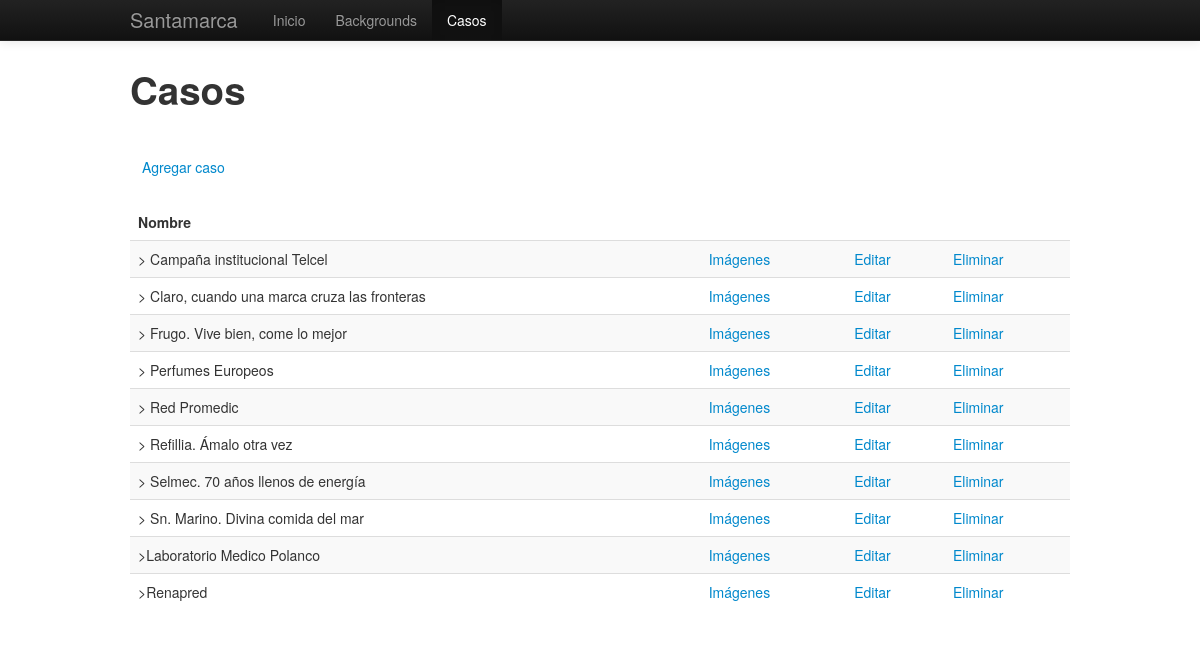
The app's page /admin/projects.php with its own data.
### tables this page shows
CREATE TABLE `sm_projects` (
  `id` int(11) unsigned NOT NULL AUTO_INCREMENT,
  `name` varchar(150) NOT NULL DEFAULT '',
  `description` text,
  `date` datetime NOT NULL,
  PRIMARY KEY (`id`)
);

### models/Project.class.php (called while the page is built, shortened)
<?php
class Project
{
  private $id;
  private $name;
  public function getId() { return $this->id; }
  public function getName() { return $this->name; }
  static function getAllByName()
  {
    global $db;
    $sth = $db->prepare("SELECT p.id, p.name, p.description, p.date, i.id as image_id, i.name as thumb
                          FROM sm_projects p
                          LEFT JOIN sm_images i
                          ON i.project_id = p.id AND i.priority = (SELECT MAX(priority) FROM sm_images WHERE project_id = p.id)
                          GROUP BY p.id
                          ORDER BY name");
    $sth->execute();
    $sth->setFetchMode(PDO::FETCH_CLASS, 'Project');
    return $sth->fetchAll();
  }
}
?>

### admin/projects.php (the view, shortened to what this page needs)
<?php
require 'inc/includes.php';
require '../models/Project.class.php';
$projects = Project::getAllByName();
include 'header.php';
?>
    <h1>Casos</h1>
    <ul class="nav nav-pills">
      <li>
        <a href="project-add.php">Agregar caso</a>
      </li>
    </ul>
    <table class="table table-striped">
      <thead>
        <tr>
          <th>Nombre</th>
          <th></th>
          <th></th>
          <th></th>
        </tr>
      </thead>
      <tbody>
<?php foreach ($projects as $project): ?>
        <tr>
          <td><?=$project->getName()?></td>
          <td><a href="project-images.php?id=<?=$project->getId()?>">Imágenes</a></td>
          <td><a href="project-edit.php?id=<?=$project->getId()?>">Editar</a></td>
          <td><a href="project-delete.php?id=<?=$project->getId()?>">Eliminar</a></td>
        </tr>
<?php endforeach; ?>
      </tbody>
    </table>
<?php include 'footer.php'; ?>

### admin/header.php (style rules this page uses)
body { padding-top: 60px; padding-bottom: 40px; }
h1 { margin-bottom: 40px; }

### records on screen
sm_projects: name "> Campaña institucional Telcel"
sm_projects: name "> Claro, cuando una marca cruza las fronteras"
sm_projects: name "> Frugo. Vive bien, come lo mejor"
sm_projects: name "> Perfumes Europeos"
sm_projects: name "> Red Promedic"
sm_projects: name "> Refillia. Ámalo otra vez"
sm_projects: name "> Selmec. 70 años llenos de energía"
sm_projects: name "> Sn. Marino. Divina comida del mar"
sm_projects: name ">Laboratorio Medico Polanco"
sm_projects: name ">Renapred"
